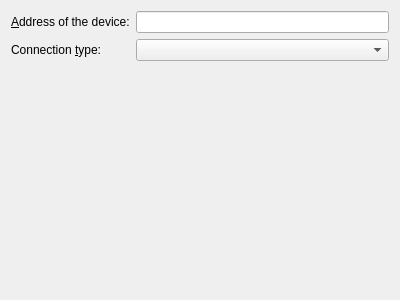
<?xml version="1.0" encoding="UTF-8"?>
<ui version="4.0">
 <author>Lukáš Tinkl &lt;ltinkl@redhat.com&gt;</author>
 <class>BtWidget</class>
 <widget class="QWidget" name="BtWidget">
  <property name="geometry">
   <rect>
    <x>0</x>
    <y>0</y>
    <width>400</width>
    <height>300</height>
   </rect>
  </property>
  <property name="windowTitle">
   <string>Form</string>
  </property>
  <layout class="QFormLayout" name="formLayout">
   <item row="0" column="0">
    <widget class="QLabel" name="label">
     <property name="text">
      <string>&amp;Address of the device:</string>
     </property>
     <property name="buddy">
      <cstring>bdaddr</cstring>
     </property>
    </widget>
   </item>
   <item row="0" column="1">
    <widget class="QLineEdit" name="bdaddr"/>
   </item>
   <item row="1" column="0">
    <widget class="QLabel" name="label_2">
     <property name="text">
      <string>Connection &amp;type:</string>
     </property>
     <property name="buddy">
      <cstring>type</cstring>
     </property>
    </widget>
   </item>
   <item row="1" column="1">
    <widget class="QComboBox" name="type">
     <property name="sizePolicy">
      <sizepolicy hsizetype="MinimumExpanding" vsizetype="Fixed">
       <horstretch>0</horstretch>
       <verstretch>0</verstretch>
      </sizepolicy>
     </property>
    </widget>
   </item>
  </layout>
 </widget>
 <resources/>
 <connections/>
</ui>
